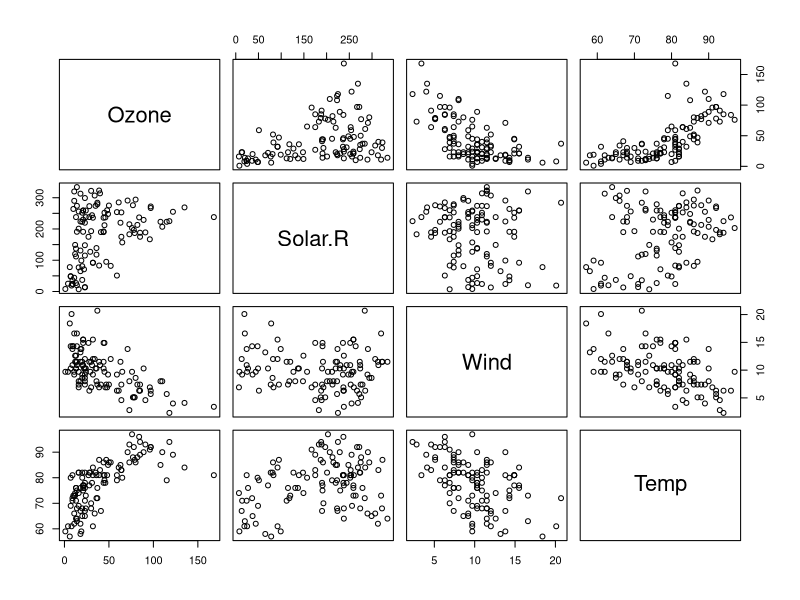
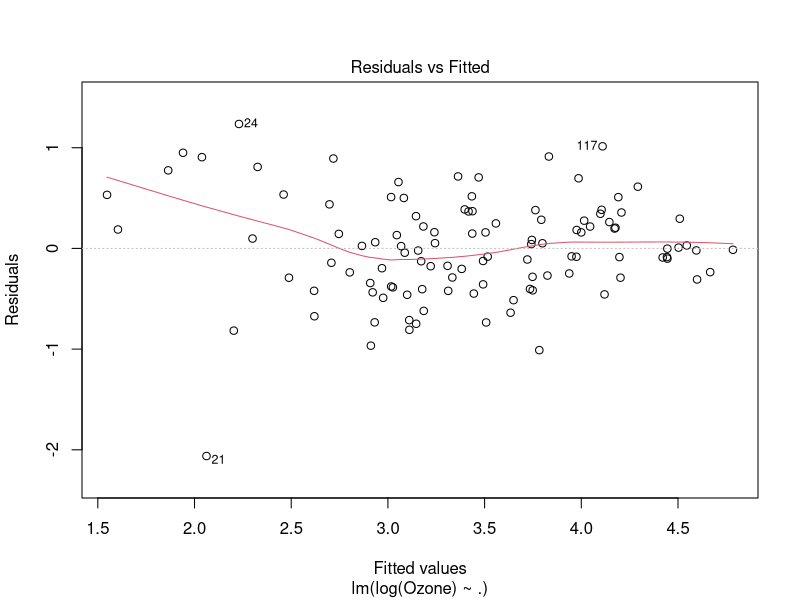
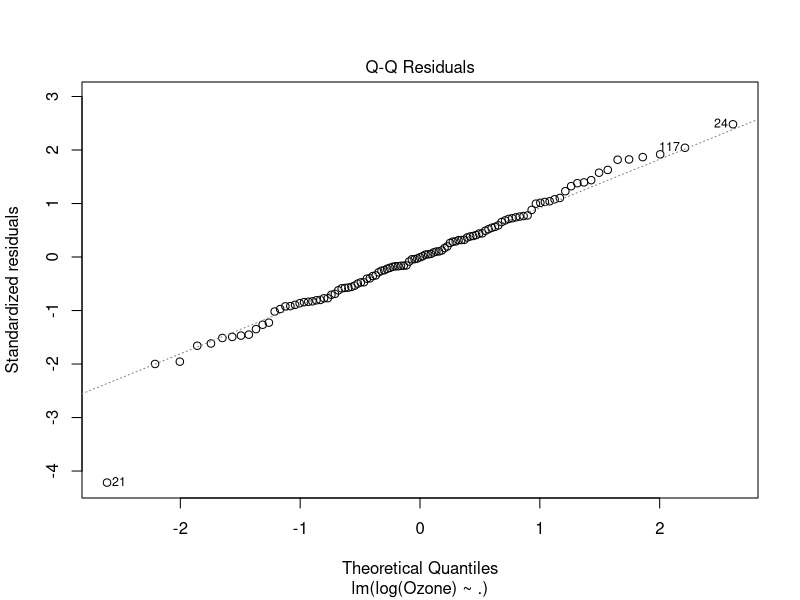
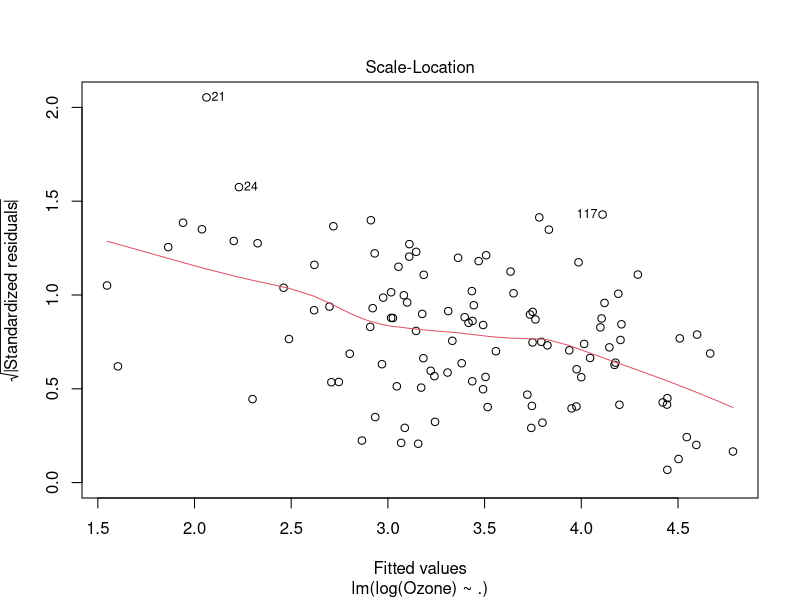
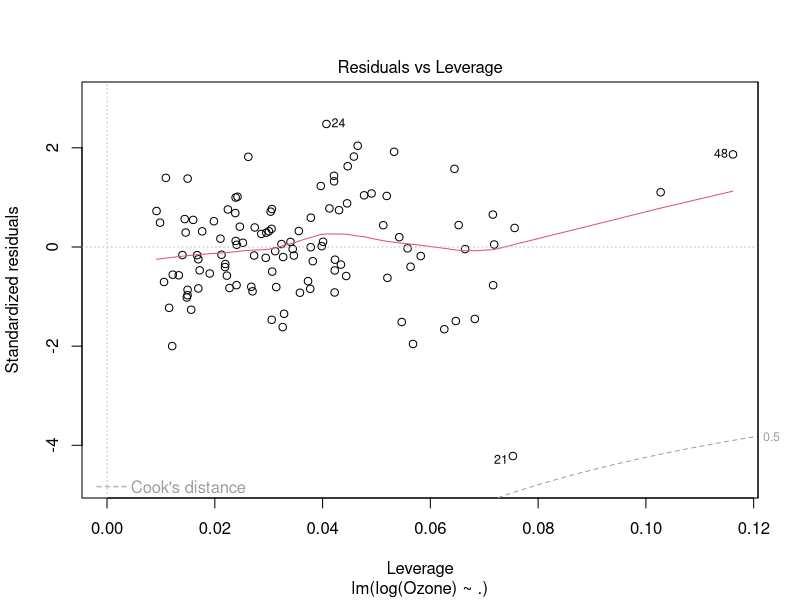
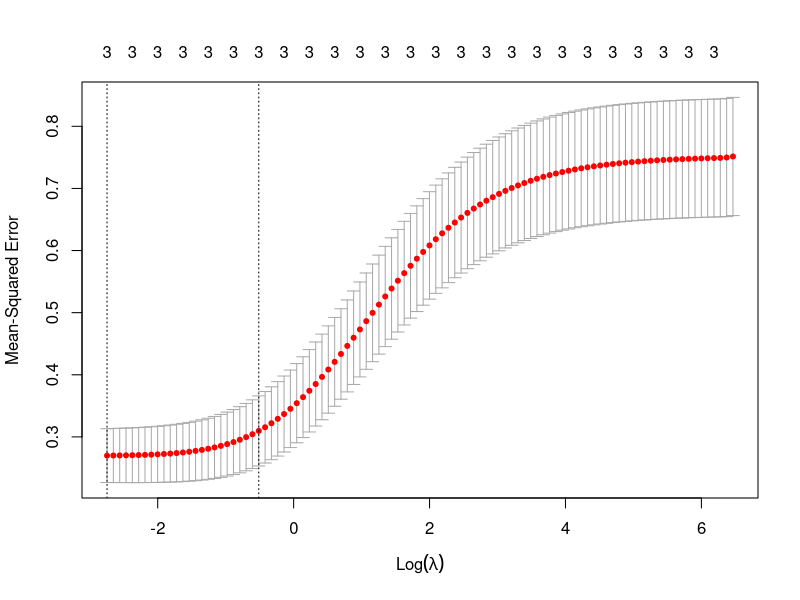
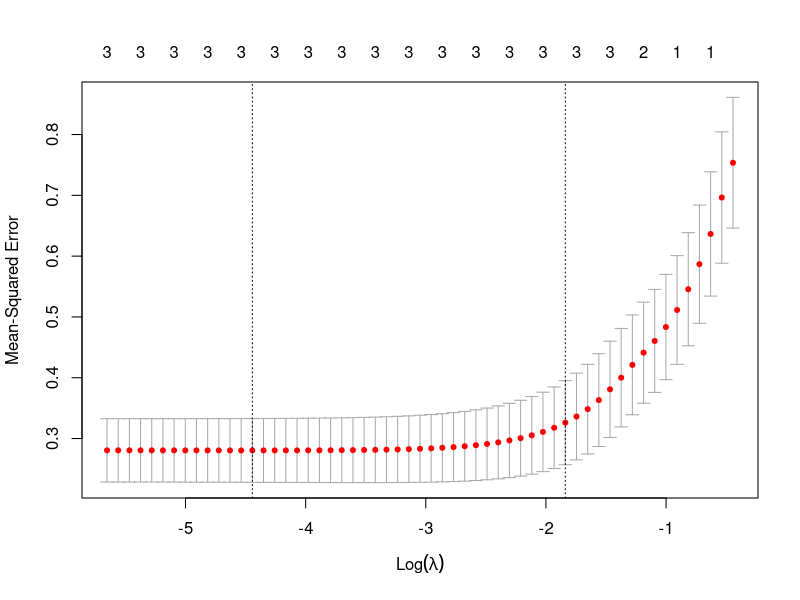
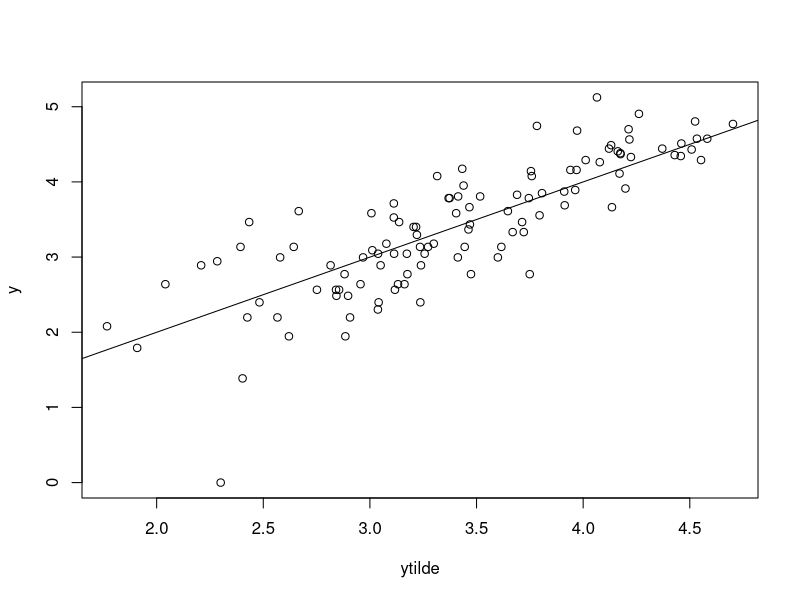

Reproduce these figures in R, in order.
library(glmnet)
data(airquality)
summary(airquality)
airq=na.omit(airquality[,1:4])
pairs(airq)
res.lm=lm(log(Ozone)~.,data=airq)
summary(res.lm)
plot(res.lm)
y=log(airq$Ozone)
resRR=cv.glmnet(as.matrix(airq[,2:4]),y,alpha=0)
plot(resRR)
coef(res.lm)
coef(resRR,s=resRR$lambda.min)
resLSO=cv.glmnet(as.matrix(airq[,2:4]),y,alpha=1)
plot(resLSO)
coef(resLSO,s=resLSO$lambda.min)
# Semiparametrico
X=airq$Temp
MO=outer(X,X,"-")
h=4  #h inicial de prueba.


Sh=dnorm(MO/h)
Sh=sweep(Sh,1,apply(Sh,1,sum),"/")
sum(diag(Sh))  # Nº equivalente de grados de libertad consumidos
ISh=diag(nrow(Sh))-Sh

Zh=ISh%*%as.matrix(airq[,2:3])
yh=ISh%*%y
betah=solve(t(Zh)%*%Zh)%*%t(Zh)%*%yh
mh=Sh%*%(y-as.matrix(airq[,2:3])%*%betah)
ytilde=as.matrix(airq[,2:3])%*%betah+mh
plot(ytilde,y)
abline(c(0,1))

h=seq(0.1,2,len=101) # Probamos con una rejilla de h más ajustada
MSE=numeric(length(h))
glib=numeric(length(h))

for (i in 1:length(h)){
Sh=dnorm(MO/h[i])
Sh=sweep(Sh,1,apply(Sh,1,sum),"/")
glib[i]=sum(diag(Sh))
ISh=diag(nrow(Sh))-Sh

Zh=ISh%*%as.matrix(airq[,2:3])
yh=ISh%*%y
betah=solve(t(Zh)%*%Zh)%*%t(Zh)%*%yh
mh=Sh%*%(y-as.matrix(airq[,2:3])%*%betah)
ytilde=as.matrix(airq[,2:3])%*%betah+mh
MSE[i]=mean((y-ytilde)^2)
glib[i]=glib[i]+2
}
plot(h,MSE/(length(y)-glib))
h[which.min(MSE/(length(y)-glib))]
